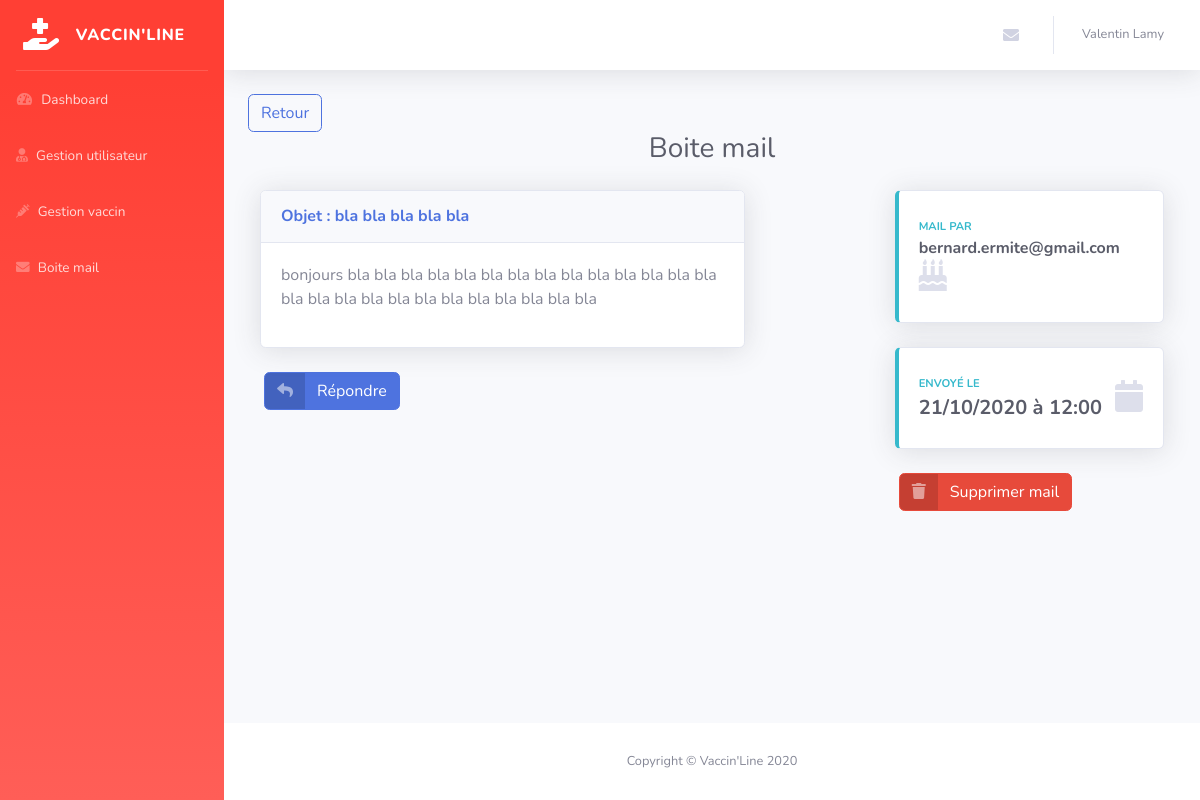
The page /admin/single-mail.php?id=2 (signed in) on the database as committed earlier.
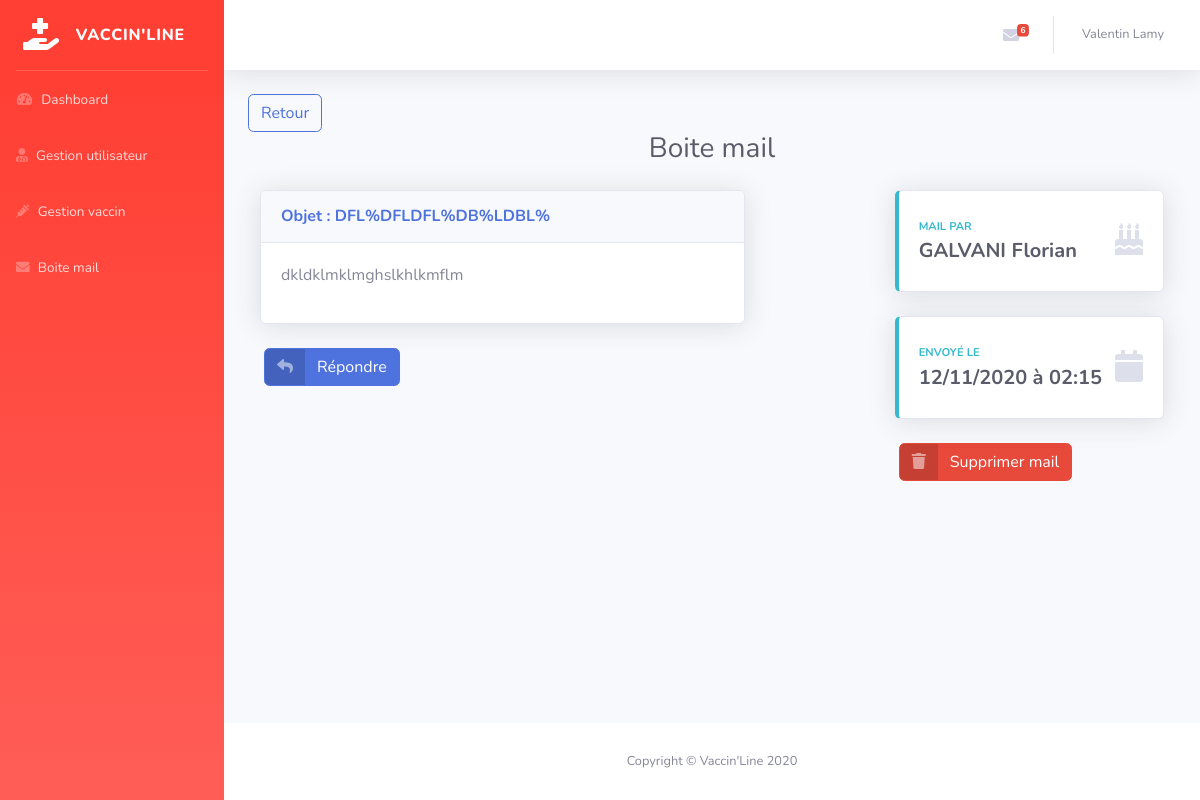
The same page on the database as committed later.
### tables this page shows
CREATE TABLE `vl_contacts` (
  `id` int(11) NOT NULL,
  `email` varchar(150) NOT NULL,
  `message` varchar(255) NOT NULL,
  `created_at` datetime NOT NULL,
  `lu` varchar(3) NOT NULL DEFAULT 'non',
  `object` varchar(255) NOT NULL,
  `status` int(11) NOT NULL DEFAULT 1
);

CREATE TABLE `vl_users` (
  `id` int(11) NOT NULL,
  `nom` varchar(150) NOT NULL,
  `prenom` varchar(150) NOT NULL,
  `password` varchar(255) NOT NULL,
  `email` varchar(120) NOT NULL,
  `status` int(11) NOT NULL DEFAULT 1,
  `token` varchar(255) DEFAULT NULL,
  `token_at` datetime DEFAULT NULL,
  `date_naissance` varchar(10) NOT NULL,
  `created_at` datetime NOT NULL,
  `civilite` varchar(100) NOT NULL,
  `role` varchar(10) NOT NULL,
  `age` int(3) NOT NULL
);

### inc/function.php (called while the page is built, shortened)
<?php
  function TotalNonLu($contacts)
  {
    $a = 0;
    foreach ($contacts as $contact) {
      if ($contact['lu'] == 'non') {
        ++$a;
      }
    }
    return $a;
  }
?>

### admin/single-mail.php (the view, shortened to what the changed rows need)
<?php
include('../inc/pdo.php');
include('../inc/function.php');
$title = 'Boite mail';
if (!empty($_GET['id']) && is_numeric($_GET['id'])){
  $id = $_GET['id'];
  $sql = "SELECT * FROM vl_contacts WHERE status = 1 AND id = :id";
  $query = $pdo->prepare($sql);
  $query -> bindValue(':id', $id, PDO::PARAM_INT);
  $query->execute();
  $mail = $query->fetch();
  $sql = "SELECT * FROM vl_users WHERE email = :email";
  $query = $pdo->prepare($sql);
  $query -> bindValue(':email', $mail['email'], PDO::PARAM_STR);
  $query->execute();
  $user = $query->fetch();
  if (!empty($user)) {
    $userLogin = true;
  }else {
    $userLogin = false;
  }
}
$sql = "SELECT * FROM vl_contacts WHERE status = 1 AND lu = 'non'";
$query = $pdo->prepare($sql);
$query->execute();
$contacts = $query->fetchAll();
include('inc/header-back.php');
 ?>
    <div class="container-fluid">
        <h1 class="text-center h3 mb-4 text-gray-800"><?php echo $title ?></h1>
        <div class="row">
          <div class="col-lg-8">
            <div class="col-xl-10 col-md-6 mb-4">
              <div class="card shadow mb-4">
                <div class="card-header py-3">
                  <h6 class="m-0 font-weight-bold text-primary">Objet : <?php echo $mail['object'] ?></h6>
                </div>
                <div class="card-body">
                  <p><?php echo $mail['message'] ?></p>
                </div>
              </div>
            </div>
        </div>
        <div class="col-lg-4 justify-content-center">
          <div class="col-xl col-md-6 mb-4">
            <div class="card border-left-info shadow h-100 py-2">
              <div class="card-body">
                <div class="row no-gutters align-items-center">
                  <div class="col mr-2">
                    <div class="text-xs font-weight-bold text-info text-uppercase mb-1">
                      mail par</div>
                      <div class="<?php if($userLogin){ echo 'h5';} else {echo 'h6';} ?> mb-0 font-weight-bold text-gray-800"><?php if($userLogin){echo mb_strtoupper($user['nom']) . ' ' . ucfirst($user['prenom']);} else {echo $mail['email'];} ?></div>
                    </div>
                  </div>
                </div>
              </div>
            </div>
            <div class="col-xl col-md-6 mb-4">
              <div class="card border-left-info shadow h-100 py-2">
                <div class="card-body">
                  <div class="row no-gutters align-items-center">
                    <div class="col mr-2">
                      <div class="text-xs font-weight-bold text-info text-uppercase mb-1">
                        Envoyé le</div>
                        <div class="h5 mb-0 font-weight-bold text-gray-800"><?php echo date('d/m/Y à h:i', strtotime($mail['created_at'])) ?></div>
                      </div>
                    </div>
                  </div>
                </div>
              </div>
        </div>
      </div>
    </div>
<?php
include('inc/footer-back.php');

### admin/inc/header-back.php (shortened to what the changed rows need)
<!DOCTYPE html>
<html lang="fr">
<head>
    <link href="vendor/fontawesome-free/css/all.min.css" rel="stylesheet" type="text/css">
    <link href="asset/css/sb-admin-2.min.css" rel="stylesheet">
</head>
<body id="page-top">
    <div id="wrapper">
        <div id="content-wrapper" class="d-flex flex-column">
            <div id="content">
                <nav class="navbar navbar-expand navbar-light bg-white topbar mb-4 static-top shadow">
                    <ul class="navbar-nav ml-auto">
                        <li class="nav-item dropdown no-arrow mx-1">
                            <a class="nav-link dropdown-toggle" href="#" id="messagesDropdown" role="button"
                                data-toggle="dropdown" aria-haspopup="true" aria-expanded="false">
                                <i class="fas fa-envelope fa-fw"></i>
                                  <?php if (TotalNonLu($contacts) > 0 ): ?>
                                    <span class="badge badge-danger badge-counter"><?php echo TotalNonLu($contacts) ?></span>
                                  <?php endif; ?>
                            </a>
                        </li>
                    </ul>
                </nav>

Rows that differ between the two databases and show on the page:
changed vl_contacts: object "bla bla bla bla bla" → "DFL%DFLDFL%DB%LDBL%"; message "bonjours bla bla bla bla bla bla bla bla bla bla bla bla bla bla bla bla bla bla bla bla bla bla bla bla bla bla" → "dkldklmklmghslkhlkmflm"; created_at "21/10/2020 à 12:00" → "12/11/2020 à 02:15"; email "bernard.ermite@gmail.com" → (not shown)
now on this page (row edited): vl_users: nom "GALVANI", prenom "Florian"
Other text that changed with them:
TotalNonLu($contacts): (not shown) → "6"
